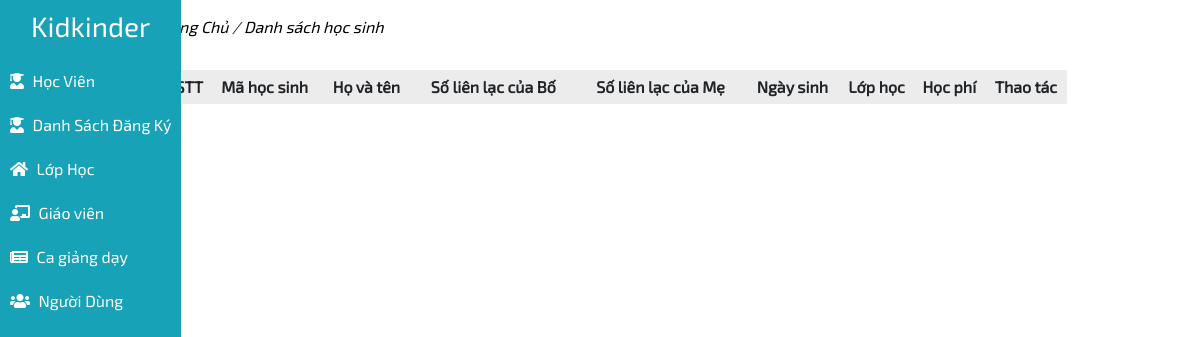
Before: /admin/?action=register-students with the older database file.
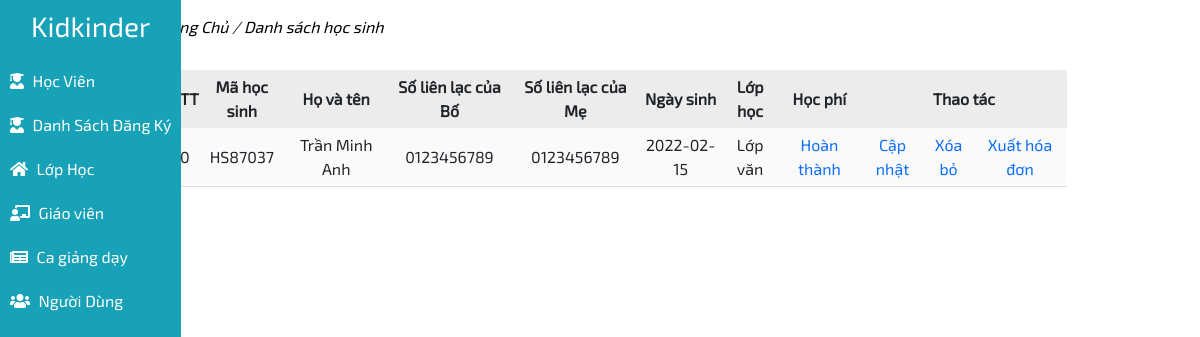
After: the same page with the newer database file.
### tables this page shows
CREATE TABLE `students`  (
  `id_student` int NOT NULL AUTO_INCREMENT,
  `birthday` date NOT NULL,
  `student_name` varchar(50) NOT NULL,
  `phone_farther` varchar(11) NOT NULL,
  `phone_morther` varchar(11) NOT NULL,
  `id_class` int NOT NULL,
  `student_code` varchar(45) NOT NULL,
  `sex` int NOT NULL,
  `father_name` varchar(45) NULL DEFAULT NULL,
  `morther_name` varchar(45) NULL DEFAULT NULL,
  `tuition_status` int NULL DEFAULT NULL,
  PRIMARY KEY (`id_student`) USING BTREE
);

CREATE TABLE `class`  (
  `id_class` int NOT NULL AUTO_INCREMENT,
  `class_name` varchar(100) NOT NULL,
  `start_date` date NOT NULL,
  `end_date` date NOT NULL,
  `tuition` varchar(15) NOT NULL,
  `desc_class` text NOT NULL,
  `capacity` int NOT NULL,
  `images` varchar(255) NOT NULL,
  PRIMARY KEY (`id_class`) USING BTREE
);

### database/config.php (called while the page is built)
<?php
    function getConnect(){
        $host = "localhost";
        $dbname = "kisdschool";
        $dbusername = "root";
        $dbpwd = "123456";
        try {
            $conn = new PDO("mysql:host=$host;dbname=$dbname;charset=utf8", $dbusername, $dbpwd);
        }catch(Exception $ex){
            var_dump($ex->getMessage());
            die;
        }
        return $conn;
    }
    function executeQuery($sqlQuery, $getAll = false){
        $conn = getConnect();
        $stmt = $conn->prepare($sqlQuery);
        $stmt->execute();
        $result = $stmt->fetchAll();
        if(!$result){
            return null;
        }
        if($getAll){
            return $result;
        }
        return $result[0];
    }
?>

### admin/page/studentRegister.php (the view)
<?php
$sqlGetStudents = "SELECT * FROM `students` JOIN class ON class.id_class = students.id_class WHERE tuition_status = 0";
$dataStudents = empty(executeQuery($sqlGetStudents, true)) ? [] : executeQuery($sqlGetStudents, true);
?>
<div class="studentPage">
    <p class="navPage">
        <a href=""><i>Trang Chủ</i></a>
        <i>/</i>
        <a href=""><i>Danh sách học sinh</i></a>
    </p>
    <div class="content">
        <table>
            <thead>
                <tr>
                    <th>STT</th>
                    <th>Mã học sinh</th>
                    <th>Họ và tên</th>
                    <th>Số liên lạc của Bố</th>
                    <th>Số liên lạc của Mẹ</th>
                    <th>Ngày sinh</th>
                    <th>Lớp học</th>
                    <th>Học phí</th>
                    <th colspan="3">
                        Thao tác
                    </th>
                </tr>
            </thead>
            <tbody>
                <?php foreach ($dataStudents as $key => $value): ?>
                <tr>
                    <td><?= $key ?></td>
                    <td><?= $value['student_code'] ?></td>
                    <td><?= $value['student_name'] ?></td>
                    <td><?= $value['phone_farther'] ?></td>
                    <td><?= $value['phone_morther'] ?></td>
                    <td><?= $value['birthday'] ?></td>
                    <td><?= $value['class_name'] ?></td>
                    <td>
                        <button>
                            <a href="?action=register-status&id=<?= $value['student_code'] ?>">Hoàn thành</a>
                        </button>
                    </td>
                    <td>
                        <a href="?action=update-student&id=<?= $value['id_student'] ?>">Cập nhật</a>
                    </td>
                    <td>
                        <a href="?action=remove-student&id=<?= $value['id_student'] ?>">Xóa bỏ</a>
                    </td>
                    <td>
                        <a href="?action=export&id=<?= $value['student_code'] ?>">Xuất hóa đơn</a>
                    </td>
                </tr>
                <?php endforeach ?>
            </tbody>
        </table>
    </div>
</div>

Changed rows visible on the page:
now on this page (row edited): students: key "0", student_code "HS87037", student_name "Trần Minh Anh", phone_farther "0123456789", phone_morther "0123456789", birthday "2022-02-15", id_class.class_name "Lớp văn"
